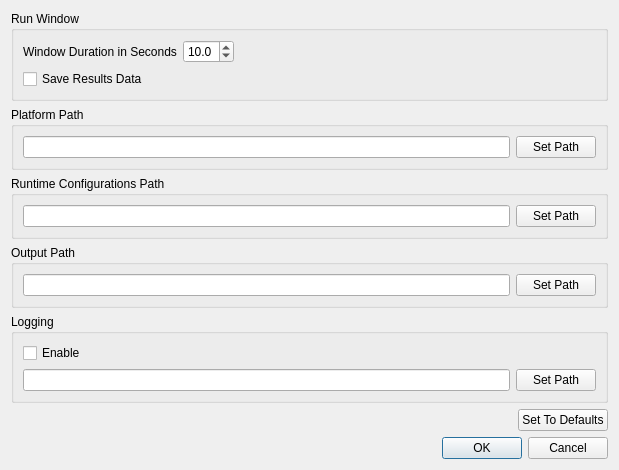
<?xml version="1.0" encoding="UTF-8"?>
<ui version="4.0">
 <class>PreferencesDialogClass</class>
 <widget class="QDialog" name="PreferencesDialogClass">
  <property name="windowModality">
   <enum>Qt::ApplicationModal</enum>
  </property>
  <property name="geometry">
   <rect>
    <x>0</x>
    <y>0</y>
    <width>619</width>
    <height>459</height>
   </rect>
  </property>
  <property name="contextMenuPolicy">
   <enum>Qt::NoContextMenu</enum>
  </property>
  <property name="windowTitle">
   <string>Preferences</string>
  </property>
  <property name="modal">
   <bool>true</bool>
  </property>
  <layout class="QVBoxLayout" name="verticalLayout_5">
   <item>
    <widget class="QGroupBox" name="groupBox_5">
     <property name="title">
      <string>Run Window</string>
     </property>
     <layout class="QVBoxLayout" name="verticalLayout_6">
      <item>
       <layout class="QHBoxLayout" name="horizontalLayout_6">
        <item>
         <widget class="QLabel" name="label">
          <property name="text">
           <string>Window Duration in Seconds</string>
          </property>
         </widget>
        </item>
        <item>
         <widget class="QDoubleSpinBox" name="_windowDuration">
          <property name="decimals">
           <number>1</number>
          </property>
          <property name="minimum">
           <double>4.000000000000000</double>
          </property>
          <property name="maximum">
           <double>20.000000000000000</double>
          </property>
          <property name="value">
           <double>10.000000000000000</double>
          </property>
         </widget>
        </item>
        <item>
         <spacer name="horizontalSpacer_2">
          <property name="orientation">
           <enum>Qt::Horizontal</enum>
          </property>
          <property name="sizeHint" stdset="0">
           <size>
            <width>40</width>
            <height>20</height>
           </size>
          </property>
         </spacer>
        </item>
       </layout>
      </item>
      <item>
       <widget class="QCheckBox" name="_saveResultsData">
        <property name="text">
         <string>Save Results Data</string>
        </property>
       </widget>
      </item>
     </layout>
    </widget>
   </item>
   <item>
    <widget class="QGroupBox" name="groupBox_2">
     <property name="title">
      <string>Platform Path</string>
     </property>
     <layout class="QVBoxLayout" name="verticalLayout_2">
      <item>
       <layout class="QHBoxLayout" name="horizontalLayout_2">
        <item>
         <widget class="QLineEdit" name="_platformPathLabel">
          <property name="enabled">
           <bool>true</bool>
          </property>
          <property name="readOnly">
           <bool>true</bool>
          </property>
         </widget>
        </item>
        <item>
         <widget class="QPushButton" name="_platformPathButton">
          <property name="text">
           <string>Set Path</string>
          </property>
         </widget>
        </item>
       </layout>
      </item>
     </layout>
    </widget>
   </item>
   <item>
    <widget class="QGroupBox" name="groupBox_4">
     <property name="title">
      <string>Runtime Configurations Path</string>
     </property>
     <layout class="QVBoxLayout" name="verticalLayout_4">
      <item>
       <layout class="QHBoxLayout" name="horizontalLayout_4">
        <item>
         <widget class="QLineEdit" name="_runtimeConfPathLabel">
          <property name="enabled">
           <bool>true</bool>
          </property>
          <property name="readOnly">
           <bool>true</bool>
          </property>
         </widget>
        </item>
        <item>
         <widget class="QPushButton" name="_runtimeConfigPathButton">
          <property name="text">
           <string>Set Path</string>
          </property>
         </widget>
        </item>
       </layout>
      </item>
     </layout>
    </widget>
   </item>
   <item>
    <widget class="QGroupBox" name="groupBox_3">
     <property name="title">
      <string>Output Path</string>
     </property>
     <layout class="QVBoxLayout" name="verticalLayout_3">
      <item>
       <layout class="QHBoxLayout" name="horizontalLayout_3">
        <item>
         <widget class="QLineEdit" name="_outputPathLabel">
          <property name="enabled">
           <bool>true</bool>
          </property>
          <property name="readOnly">
           <bool>true</bool>
          </property>
         </widget>
        </item>
        <item>
         <widget class="QPushButton" name="_outputPathButton">
          <property name="text">
           <string>Set Path</string>
          </property>
         </widget>
        </item>
       </layout>
      </item>
     </layout>
    </widget>
   </item>
   <item>
    <widget class="QGroupBox" name="groupBox">
     <property name="title">
      <string>Logging</string>
     </property>
     <layout class="QVBoxLayout" name="verticalLayout">
      <item>
       <widget class="QCheckBox" name="_loggingCB">
        <property name="text">
         <string>Enable</string>
        </property>
       </widget>
      </item>
      <item>
       <layout class="QHBoxLayout" name="horizontalLayout_5">
        <item>
         <widget class="QLineEdit" name="_logPathLabel"/>
        </item>
        <item>
         <widget class="QPushButton" name="_logPathButton">
          <property name="text">
           <string>Set Path</string>
          </property>
         </widget>
        </item>
       </layout>
      </item>
     </layout>
    </widget>
   </item>
   <item>
    <layout class="QHBoxLayout" name="horizontalLayout">
     <item>
      <spacer name="horizontalSpacer">
       <property name="orientation">
        <enum>Qt::Horizontal</enum>
       </property>
       <property name="sizeHint" stdset="0">
        <size>
         <width>40</width>
         <height>20</height>
        </size>
       </property>
      </spacer>
     </item>
     <item>
      <widget class="QPushButton" name="_setToDefaultButton">
       <property name="text">
        <string>Set To Defaults</string>
       </property>
      </widget>
     </item>
    </layout>
   </item>
   <item>
    <spacer name="verticalSpacer">
     <property name="orientation">
      <enum>Qt::Vertical</enum>
     </property>
     <property name="sizeHint" stdset="0">
      <size>
       <width>20</width>
       <height>13</height>
      </size>
     </property>
    </spacer>
   </item>
   <item>
    <widget class="QDialogButtonBox" name="buttonBox">
     <property name="orientation">
      <enum>Qt::Horizontal</enum>
     </property>
     <property name="standardButtons">
      <set>QDialogButtonBox::Cancel|QDialogButtonBox::Ok</set>
     </property>
    </widget>
   </item>
  </layout>
 </widget>
 <resources/>
 <connections>
  <connection>
   <sender>buttonBox</sender>
   <signal>accepted()</signal>
   <receiver>PreferencesDialogClass</receiver>
   <slot>accept()</slot>
   <hints>
    <hint type="sourcelabel">
     <x>248</x>
     <y>254</y>
    </hint>
    <hint type="destinationlabel">
     <x>157</x>
     <y>274</y>
    </hint>
   </hints>
  </connection>
  <connection>
   <sender>buttonBox</sender>
   <signal>rejected()</signal>
   <receiver>PreferencesDialogClass</receiver>
   <slot>reject()</slot>
   <hints>
    <hint type="sourcelabel">
     <x>316</x>
     <y>260</y>
    </hint>
    <hint type="destinationlabel">
     <x>286</x>
     <y>274</y>
    </hint>
   </hints>
  </connection>
 </connections>
</ui>
